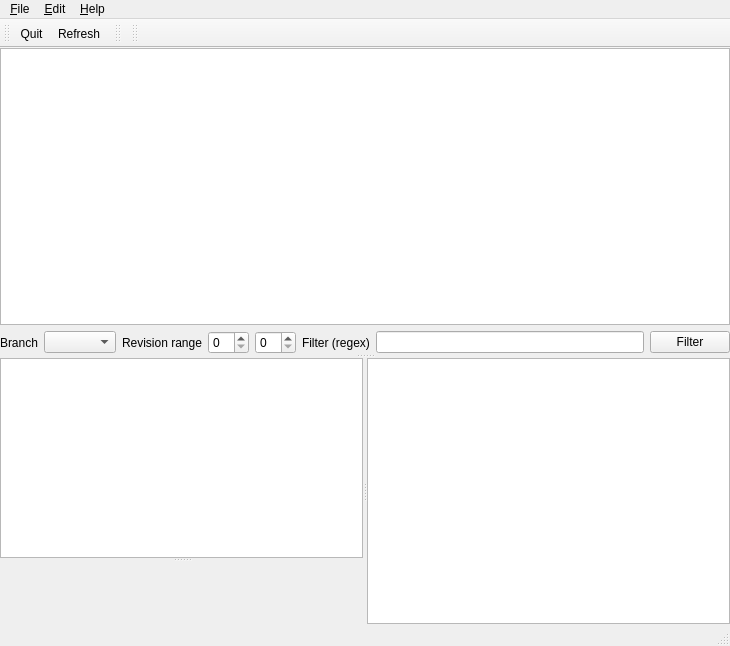
<ui version="4.0" >
 <class>MainWindow</class>
 <widget class="QMainWindow" name="MainWindow" >
  <property name="geometry" >
   <rect>
    <x>0</x>
    <y>0</y>
    <width>730</width>
    <height>646</height>
   </rect>
  </property>
  <property name="windowTitle" >
   <string>MainWindow</string>
  </property>
  <widget class="QWidget" name="centralwidget" >
   <property name="geometry" >
    <rect>
     <x>0</x>
     <y>63</y>
     <width>730</width>
     <height>560</height>
    </rect>
   </property>
   <layout class="QVBoxLayout" name="verticalLayout_3" >
    <property name="spacing" >
     <number>0</number>
    </property>
    <property name="margin" >
     <number>0</number>
    </property>
    <item>
     <widget class="QSplitter" name="splitter_3" >
      <property name="orientation" >
       <enum>Qt::Vertical</enum>
      </property>
      <widget class="QWidget" name="layoutWidget" >
       <layout class="QVBoxLayout" name="verticalLayout_2" >
        <item>
         <widget class="HgRepoView" name="tableView_revisions" >
          <property name="frameShape" >
           <enum>QFrame::StyledPanel</enum>
          </property>
         </widget>
        </item>
        <item>
         <layout class="QHBoxLayout" name="horizontalLayout_6" >
          <item>
           <widget class="QFrame" name="frame_branch" >
            <property name="frameShape" >
             <enum>QFrame::NoFrame</enum>
            </property>
            <property name="frameShadow" >
             <enum>QFrame::Raised</enum>
            </property>
            <layout class="QHBoxLayout" name="horizontalLayout_2" >
             <property name="margin" >
              <number>0</number>
             </property>
             <item>
              <widget class="QLabel" name="label_4" >
               <property name="text" >
                <string>Branch</string>
               </property>
              </widget>
             </item>
             <item>
              <widget class="QComboBox" name="branch_comboBox" />
             </item>
            </layout>
           </widget>
          </item>
          <item>
           <widget class="QFrame" name="frame_revrange" >
            <property name="frameShape" >
             <enum>QFrame::NoFrame</enum>
            </property>
            <property name="frameShadow" >
             <enum>QFrame::Raised</enum>
            </property>
            <layout class="QHBoxLayout" name="horizontalLayout_4" >
             <property name="margin" >
              <number>0</number>
             </property>
             <item>
              <widget class="QLabel" name="label_3" >
               <property name="enabled" >
                <bool>true</bool>
               </property>
               <property name="text" >
                <string>Revision range</string>
               </property>
              </widget>
             </item>
             <item>
              <widget class="QSpinBox" name="spinbutton_rev_low" />
             </item>
             <item>
              <widget class="QSpinBox" name="spinbutton_rev_high" />
             </item>
            </layout>
           </widget>
          </item>
          <item>
           <widget class="QFrame" name="frame_filter" >
            <property name="frameShape" >
             <enum>QFrame::NoFrame</enum>
            </property>
            <property name="frameShadow" >
             <enum>QFrame::Raised</enum>
            </property>
            <layout class="QHBoxLayout" name="horizontalLayout_5" >
             <property name="margin" >
              <number>0</number>
             </property>
             <item>
              <widget class="QLabel" name="label_2" >
               <property name="text" >
                <string>Filter (regex)</string>
               </property>
              </widget>
             </item>
             <item>
              <widget class="QLineEdit" name="entry_file_filter" />
             </item>
             <item>
              <widget class="QPushButton" name="button_filter" >
               <property name="text" >
                <string>Filter</string>
               </property>
              </widget>
             </item>
            </layout>
           </widget>
          </item>
         </layout>
        </item>
       </layout>
      </widget>
      <widget class="QFrame" name="frame_maincontent" >
       <property name="sizePolicy" >
        <sizepolicy vsizetype="Expanding" hsizetype="Preferred" >
         <horstretch>0</horstretch>
         <verstretch>0</verstretch>
        </sizepolicy>
       </property>
       <property name="frameShape" >
        <enum>QFrame::NoFrame</enum>
       </property>
       <property name="frameShadow" >
        <enum>QFrame::Plain</enum>
       </property>
       <layout class="QVBoxLayout" name="verticalLayout" >
        <property name="margin" >
         <number>0</number>
        </property>
        <item>
         <widget class="QSplitter" name="splitter_2" >
          <property name="orientation" >
           <enum>Qt::Horizontal</enum>
          </property>
          <widget class="QSplitter" name="splitter" >
           <property name="orientation" >
            <enum>Qt::Vertical</enum>
           </property>
           <widget class="RevDisplay" name="textview_header" >
            <property name="sizePolicy" >
             <sizepolicy vsizetype="Preferred" hsizetype="Expanding" >
              <horstretch>0</horstretch>
              <verstretch>1</verstretch>
             </sizepolicy>
            </property>
           </widget>
           <widget class="HgFileView" native="1" name="textview_status" >
            <property name="sizePolicy" >
             <sizepolicy vsizetype="Expanding" hsizetype="Expanding" >
              <horstretch>0</horstretch>
              <verstretch>2</verstretch>
             </sizepolicy>
            </property>
           </widget>
          </widget>
          <widget class="HgFileListView" name="tableView_filelist" />
         </widget>
        </item>
       </layout>
      </widget>
     </widget>
    </item>
   </layout>
  </widget>
  <widget class="QMenuBar" name="menubar" >
   <property name="geometry" >
    <rect>
     <x>0</x>
     <y>0</y>
     <width>730</width>
     <height>30</height>
    </rect>
   </property>
   <widget class="QMenu" name="menuFile" >
    <property name="title" >
     <string>&amp;File</string>
    </property>
    <addaction name="actionOpen_repository" />
    <addaction name="actionRefresh" />
    <addaction name="separator" />
    <addaction name="actionQuit" />
   </widget>
   <widget class="QMenu" name="menuHelp" >
    <property name="title" >
     <string>&amp;Help</string>
    </property>
    <addaction name="actionAbout" />
   </widget>
   <widget class="QMenu" name="menu_Edit" >
    <property name="title" >
     <string>&amp;Edit</string>
    </property>
   </widget>
   <addaction name="menuFile" />
   <addaction name="menu_Edit" />
   <addaction name="menuHelp" />
  </widget>
  <widget class="QStatusBar" name="statusbar" >
   <property name="geometry" >
    <rect>
     <x>0</x>
     <y>623</y>
     <width>730</width>
     <height>23</height>
    </rect>
   </property>
  </widget>
  <widget class="QToolBar" name="toolBar_file" >
   <property name="geometry" >
    <rect>
     <x>0</x>
     <y>30</y>
     <width>114</width>
     <height>33</height>
    </rect>
   </property>
   <property name="windowTitle" >
    <string>toolBar</string>
   </property>
   <attribute name="toolBarArea" >
    <enum>TopToolBarArea</enum>
   </attribute>
   <attribute name="toolBarBreak" >
    <bool>false</bool>
   </attribute>
   <addaction name="actionQuit" />
   <addaction name="actionRefresh" />
  </widget>
  <widget class="QToolBar" name="toolBar_edit" >
   <property name="enabled" >
    <bool>true</bool>
   </property>
   <property name="geometry" >
    <rect>
     <x>114</x>
     <y>30</y>
     <width>15</width>
     <height>33</height>
    </rect>
   </property>
   <property name="windowTitle" >
    <string>toolBar</string>
   </property>
   <attribute name="toolBarArea" >
    <enum>TopToolBarArea</enum>
   </attribute>
   <attribute name="toolBarBreak" >
    <bool>false</bool>
   </attribute>
  </widget>
  <widget class="QToolBar" name="toolBar_treefilters" >
   <property name="enabled" >
    <bool>true</bool>
   </property>
   <property name="geometry" >
    <rect>
     <x>129</x>
     <y>30</y>
     <width>601</width>
     <height>33</height>
    </rect>
   </property>
   <property name="windowTitle" >
    <string>toolBar_2</string>
   </property>
   <attribute name="toolBarArea" >
    <enum>TopToolBarArea</enum>
   </attribute>
   <attribute name="toolBarBreak" >
    <bool>false</bool>
   </attribute>
  </widget>
  <action name="actionOpen_repository" >
   <property name="text" >
    <string>&amp;Open repository</string>
   </property>
   <property name="shortcut" >
    <string>Ctrl+O</string>
   </property>
  </action>
  <action name="actionRefresh" >
   <property name="text" >
    <string>&amp;Refresh</string>
   </property>
   <property name="shortcut" >
    <string>Ctrl+R</string>
   </property>
  </action>
  <action name="actionQuit" >
   <property name="text" >
    <string>&amp;Quit</string>
   </property>
   <property name="toolTip" >
    <string>Quit</string>
   </property>
   <property name="shortcut" >
    <string>Ctrl+Q</string>
   </property>
  </action>
  <action name="actionAbout" >
   <property name="text" >
    <string>About</string>
   </property>
  </action>
 </widget>
 <customwidgets>
  <customwidget>
   <class>HgRepoView</class>
   <extends>QTableView</extends>
   <header>hgrepoview.h</header>
  </customwidget>
  <customwidget>
   <class>RevDisplay</class>
   <extends>QTextBrowser</extends>
   <header>hgrepoview.h</header>
  </customwidget>
  <customwidget>
   <class>HgFileListView</class>
   <extends>QTableView</extends>
   <header>hgfileview.h</header>
  </customwidget>
  <customwidget>
   <class>HgFileView</class>
   <extends>QWidget</extends>
   <header>hgfileview.h</header>
   <container>1</container>
  </customwidget>
 </customwidgets>
 <resources>
  <include location="hgqv.qrc" />
 </resources>
 <connections/>
</ui>
